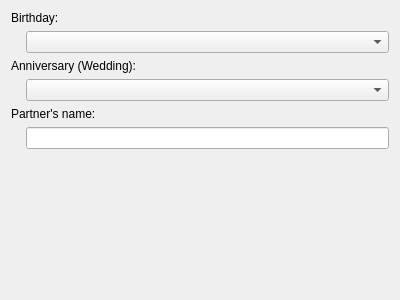
<?xml version="1.0" encoding="UTF-8"?>
<ui version="4.0">
 <class>PersonalPage</class>
 <widget class="QWidget" name="PersonalPage">
  <property name="geometry">
   <rect>
    <x>0</x>
    <y>0</y>
    <width>400</width>
    <height>300</height>
   </rect>
  </property>
  <property name="windowTitle">
   <string>Form</string>
  </property>
  <layout class="QVBoxLayout" name="verticalLayout">
   <item>
    <widget class="QLabel" name="label">
     <property name="text">
      <string>Birthday:</string>
     </property>
    </widget>
   </item>
   <item>
    <layout class="QHBoxLayout" name="horizontalLayout">
     <item>
      <spacer name="horizontalSpacer">
       <property name="orientation">
        <enum>Qt::Horizontal</enum>
       </property>
       <property name="sizeType">
        <enum>QSizePolicy::Fixed</enum>
       </property>
       <property name="sizeHint" stdset="0">
        <size>
         <width>15</width>
         <height>20</height>
        </size>
       </property>
      </spacer>
     </item>
     <item>
      <widget class="KPIM::KDateEdit" name="birthdayDateEdit"/>
     </item>
    </layout>
   </item>
   <item>
    <widget class="QLabel" name="label_2">
     <property name="text">
      <string>Anniversary (Wedding):</string>
     </property>
    </widget>
   </item>
   <item>
    <layout class="QHBoxLayout" name="horizontalLayout_2">
     <item>
      <spacer name="horizontalSpacer_2">
       <property name="orientation">
        <enum>Qt::Horizontal</enum>
       </property>
       <property name="sizeType">
        <enum>QSizePolicy::Fixed</enum>
       </property>
       <property name="sizeHint" stdset="0">
        <size>
         <width>15</width>
         <height>20</height>
        </size>
       </property>
      </spacer>
     </item>
     <item>
      <widget class="KPIM::KDateEdit" name="anniversaryDateEdit"/>
     </item>
    </layout>
   </item>
   <item>
    <widget class="QLabel" name="label_3">
     <property name="text">
      <string>Partner's name:</string>
     </property>
    </widget>
   </item>
   <item>
    <layout class="QHBoxLayout" name="horizontalLayout_3">
     <item>
      <spacer name="horizontalSpacer_3">
       <property name="orientation">
        <enum>Qt::Horizontal</enum>
       </property>
       <property name="sizeType">
        <enum>QSizePolicy::Fixed</enum>
       </property>
       <property name="sizeHint" stdset="0">
        <size>
         <width>15</width>
         <height>20</height>
        </size>
       </property>
      </spacer>
     </item>
     <item>
      <widget class="QLineEdit" name="partnerLineEdit"/>
     </item>
    </layout>
   </item>
   <item>
    <spacer name="verticalSpacer">
     <property name="orientation">
      <enum>Qt::Vertical</enum>
     </property>
     <property name="sizeHint" stdset="0">
      <size>
       <width>20</width>
       <height>139</height>
      </size>
     </property>
    </spacer>
   </item>
  </layout>
 </widget>
 <customwidgets>
  <customwidget>
   <class>KPIM::KDateEdit</class>
   <extends>QComboBox</extends>
   <header>libkdepim/kdateedit.h</header>
  </customwidget>
 </customwidgets>
 <resources/>
 <connections/>
</ui>
